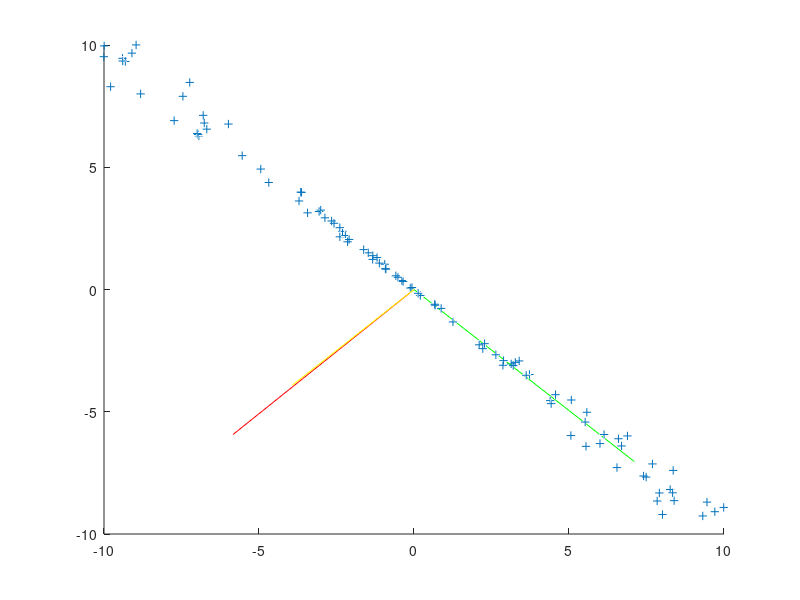

The MATLAB source for this figure:
1;
function alea=alea()
    alea = 2*(rand() - 0.5);
endfunction


clf; n=100; a=10; ax=0.1;
for i=1:n
	taille=a*alea();
	V(1,i)= taille*(1+ax*alea());
	V(2,i)= taille*(-1 +ax*alea()); 
	V(3,i)= taille*(ax*alea());
endfor

Moy = sum(V')'/n;
axis([ -a a -a a -a a ])
hold on
V=V-repmat(Moy,1,n); A=V*V';
[P,D]=eig(A)
plot3(V(1,:),V(2,:),V(3,:),"+")
Vp1 = [zeros(3,1) P(:,3)]'
Vp2 = [zeros(3,1) P(:,2)]'
Vp3 = [zeros(3,1) P(:,1)]'
plot3(10*Vp1(:,1), 10*Vp1(:,2), 10*Vp1(:,3), "g")
plot3(10*Vp2(:,1), 10*Vp2(:,2), 10*Vp2(:,3), "r")
plot3(10*Vp3(:,1), 10*Vp3(:,2), 10*Vp3(:,3), "y")


